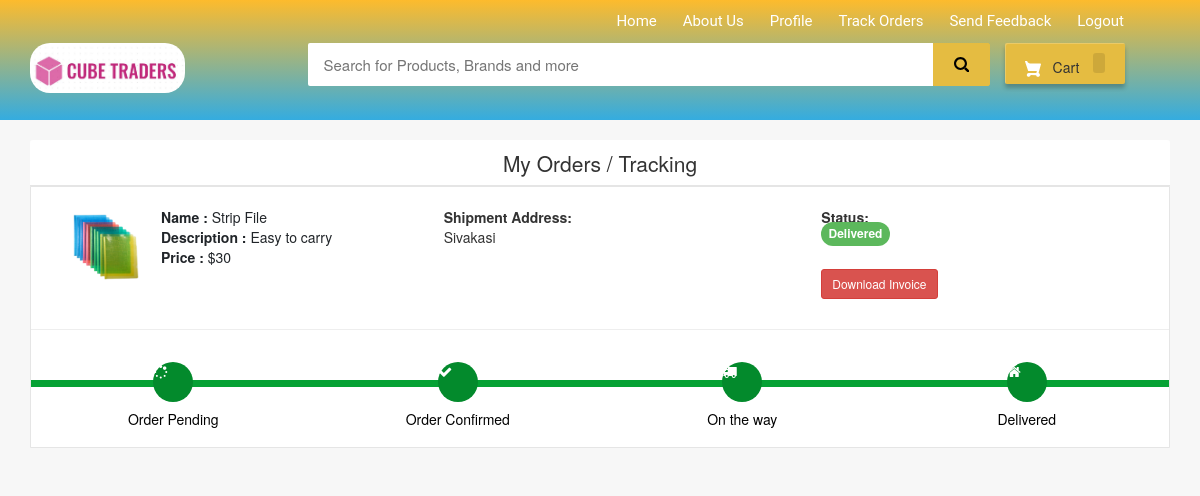
/my-order (signed in), run on the app's committed database.
### ecom/models.py (models this page shows, shortened)
class Product(models.Model):
    name=models.CharField(max_length=40)
    product_image= models.ImageField(upload_to='product_image/',null=True,blank=True)
    price = models.PositiveIntegerField()
    description=models.CharField(max_length=40)

class Orders(models.Model):
    STATUS =(
        ('Pending','Pending'),
        ('Order Confirmed','Order Confirmed'),
        ('Out for Delivery','Out for Delivery'),
        ('Delivered','Delivered'),
    )
    customer=models.ForeignKey('Customer', on_delete=models.CASCADE,null=True)
    product=models.ForeignKey('Product',on_delete=models.CASCADE,null=True)
    email = models.CharField(max_length=50,null=True)
    address = models.CharField(max_length=500,null=True)
    mobile = models.CharField(max_length=20,null=True)
    order_date= models.DateField(auto_now_add=True,null=True)
    status=models.CharField(max_length=50,null=True,choices=STATUS)

### ecom/views.py (the view)
# urls.py: path('my-order', views.my_order_view,name='my-order'),
@login_required(login_url='customerlogin')
@user_passes_test(is_customer)
def my_order_view(request):
    customer=models.Customer.objects.get(user_id=request.user.id)
    orders=models.Orders.objects.all().filter(customer_id = customer)
    ordered_products=[]
    for order in orders:
        ordered_product=models.Product.objects.all().filter(id=order.product.id)
        ordered_products.append(ordered_product)
    return render(request,'ecom/my_order.html',{'data':zip(ordered_products,orders)})

### ecom/views.py (called while the page is built)
def is_customer(user):
    return user.groups.filter(name='CUSTOMER').exists()

### templates/ecom/my_order.html (shortened to what this page needs)
{% extends 'ecom/customer_base.html' %}
{% load static %}
{% block content %}
<br>
<div class="container">
    <header class="card-header" style="text-align:center; font-size: 21px"> My Orders / Tracking </header>
    {% for products,order in data %}
    <article class="card">
        <div class="card-body">
            <ul class="row" style="margin-left:20px;margin-top:20px;">
                <li class="col-md-4">
                  <figure class="itemside mb-3">
                    {%for product in products%}
                      <div class="aside"><img src="{% static product.product_image.url %}" class="img-sm border"></div>
                      <figcaption class="info align-self-center">
                          <p class="title"><strong>Name : </strong>{{product.name}} <br> <strong>Description : </strong>{{product.description}} <br> <strong>Price : </strong>${{product.price}}</p>
                      </figcaption>
                  </figure>
                </li>
                <li class="col-md-4">
                    <div class="col"> <strong>Shipment Address:</strong> <br> {{order.address}}</div>
                </li>
                <li class="col-md-4">
                    <div class="col"> <strong>Status:</strong> <br>
                        {% if order.status == 'Pending'%}
                        <td> <span class="label label-info" style="font-size: 12px; border-radius: 30px;">{{order.status}}</span></td>
                        {% elif order.status == 'Delivered' %}
                        <td> <span class="label label-success" style="font-size: 12px; border-radius: 30px;">{{order.status}}</span></td>
                        {% elif order.status == 'Out for Delivery' %}
                        <td> <span class="label label-default" style="font-size: 12px; border-radius: 30px;">{{order.status}}</span></td>
                        {%else%}
                          <td> <span class="label label-primary" style="font-size: 12px; border-radius: 30px;">{{order.status}}</span></td>
                        {%endif%}
                    </div> <br>
                    <h4><a style="text-decoration:none;" href="{% url 'download-invoice' order.id product.id  %}" ><button class="btn btn-danger btn-sm">Download Invoice</button></a></h4>
                </li>
                {%endfor%}
            </ul>
            <hr>
            <div class="track">
                {%if order.status == 'Pending' %}
                <div class="step active"> <span class="icon"> <i style="padding-top:3px; padding-right:25px;" class="fa fa-spinner"></i> </span> <span class="text">Order Pending</span> </div>
                <div class="step "> <span class="icon"> <i style="padding-top:3px; padding-right:25px;" class="fa fa-check"></i> </span> <span class="text"> Order Confirmed</span> </div>
                <div class="step "> <span class="icon"> <i style="padding-top:3px; padding-right:25px;" class="fa fa-truck"></i> </span> <span class="text"> On the way </span> </div>
                <div class="step "> <span class="icon"> <i style="padding-top:3px; padding-right:25px;" class="fa fa-home"></i> </span> <span class="text">Delivered</span> </div>
                {%else%}
                <div class="step active"> <span class="icon"> <i style="padding-top:3px; padding-right:25px;" class="fa fa-spinner"></i> </span> <span class="text">Order Pending</span> </div>
                <div class="step active"> <span class="icon"> <i style="padding-top:3px; padding-right:25px;" class="fa fa-check"></i> </span> <span class="text"> Order Confirmed</span> </div>
                <div class="step active"> <span class="icon"> <i style="padding-top:3px; padding-right:25px;" class="fa fa-truck"></i> </span> <span class="text"> On the way </span> </div>
                <div class="step active"> <span class="icon"> <i style="padding-top:3px; padding-right:25px;" class="fa fa-home"></i> </span> <span class="text">Delivered</span> </div>
                {%endif%}
            </div>
        </div>
    </article><br>
    {%endfor%}
</div>
<br><br><br><br><br>
{% endblock content %}

### templates/ecom/customer_base.html (style rules this page uses)
body { background-color: #f1ebeb; }

### templates/ecom/my_order.html (style rules this page uses)
body { background-color: #f7f7f7; }
.container { margin-top: 0px; margin-bottom: 0px }
.card { position: relative; display: -webkit-box; display: -ms-flexbox; display: flex; -webkit-box-orient: vertical; -webkit-box-direction: normal; -ms-flex-direction: column; flex-direction: column; min-width: 0; word-wrap: break-word; background-color: #fff; background-clip: border-box; border: 1px solid rgba(0, 0, 0, 0.1); border-radius: 0.10rem }
.card-header:first-child { border-radius: calc(0.37rem - 1px) calc(0.37rem - 1px) 0 0 }
.card-header { padding: 0.75rem 1.25rem; margin-bottom: 0; background-color: #fff; border-bottom: 1px solid rgba(0, 0, 0, 0.1) }
.track { position: relative; background-color: #ddd; height: 7px; display: -webkit-box; display: -ms-flexbox; display: flex; margin-bottom: 60px; margin-top: 50px }
.track .step { -webkit-box-flex: 1; -ms-flex-positive: 1; flex-grow: 1; width: 25%; margin-top: -18px; text-align: center; position: relative }
.track .step.active:before { background: #05a134 }
.track .step::before { height: 7px; position: absolute; content: ""; width: 100%; left: 0; top: 18px }
.track .step.active .icon { background: #038a2c; color: #fff }
.track .icon { display: inline-block; width: 40px; height: 40px; line-height: 40px; position: relative; border-radius: 100%; background: #ddd }
.track .step.active .text { font-weight: 400; color: #000 }
.track .text { display: block; margin-top: 7px }
.itemside { position: relative; display: -webkit-box; display: -ms-flexbox; display: flex; width: 100% }
.itemside .aside { position: relative; -ms-flex-negative: 0; flex-shrink: 0 }
.img-sm { width: 80px; height: 80px; padding: 7px }
ul.row, ul.row-sm { list-style: none; padding: 0 }
.itemside .info { padding-left: 15px; padding-right: 7px }
.itemside .title { display: block; margin-bottom: 5px; color: #212529 }
p { margin-top: 0; margin-bottom: 1rem }

### data on the page
Orders: address "Sivakasi", status "Delivered", shows "Order Pending"
Product: product_image (picture), name "Strip File", description "Easy to carry", price "30"
